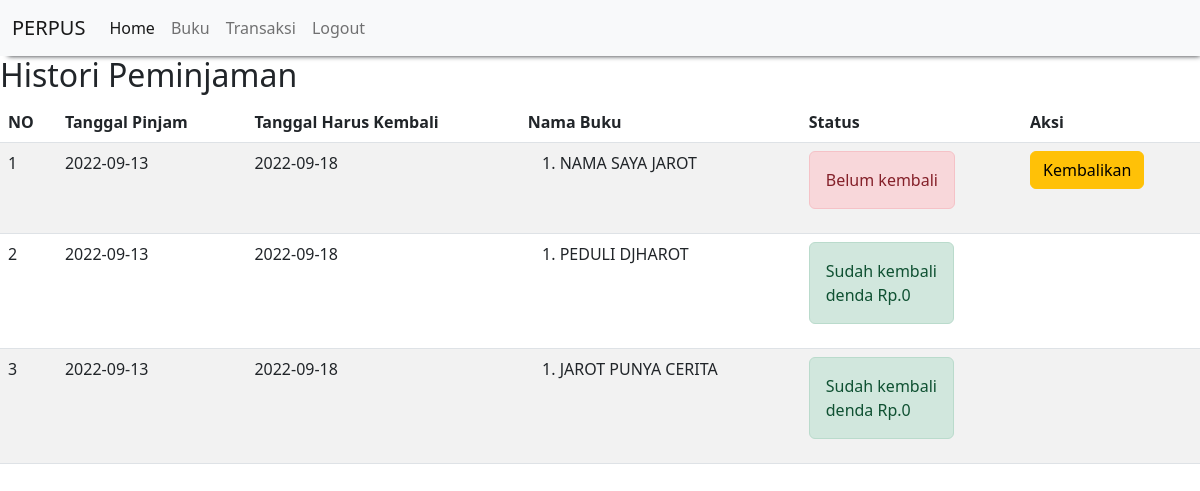
Screenshot of /perpustakaan/histori_peminjaman.php with the database file from the repository.
### tables this page shows
CREATE TABLE `peminjaman_buku` (
  `id_peminjaman_buku` int(11) NOT NULL,
  `id_siswa` int(11) NOT NULL,
  `tanggal_peminjaman` date NOT NULL,
  `tanggal_kembali` date NOT NULL
);

CREATE TABLE `detail_peminjaman_buku` (
  `id_detail_peminjaman_buku` int(11) NOT NULL,
  `id_peminjaman_buku` int(11) NOT NULL,
  `id_buku` int(11) NOT NULL,
  `qty` int(11) NOT NULL
);

CREATE TABLE `buku` (
  `id_buku` int(11) NOT NULL,
  `nama_buku` varchar(120) NOT NULL,
  `deskripsi` varchar(120) NOT NULL,
  `foto` blob NOT NULL
);

CREATE TABLE `pengembalian_buku` (
  `id_pengembalian_buku` int(11) NOT NULL,
  `id_peminjaman_buku` int(11) NOT NULL,
  `tanggal_pengembalian` date NOT NULL,
  `denda` int(11) NOT NULL
);

### perpustakaan/histori_peminjaman.php (the view)
<?php
include "header.php";
?>
<h2>Histori Peminjaman</h2>
<table class="table table-hover table-striped">
    <thead>
        <th>NO</th>
        <th>Tanggal Pinjam</th>
        <th>Tanggal Harus Kembali</th>
        <th>Nama Buku</th>
        <th>Status</th>
        <th>Aksi</th>
    </thead>
    <tbody>
        <?php
        include "conncet.php";
        $qry_histori = mysqli_query($myAdmin, "select * from peminjaman_buku order by id_peminjaman_buku desc");
        $no = 0;
        while ($dt_histori = mysqli_fetch_array($qry_histori)) {
            $no++;
            $buku_dipinjam = "<ol>";
            $qry_buku = mysqli_query($myAdmin, "select * from detail_peminjaman_buku join buku on buku.id_buku=detail_peminjaman_buku.id_buku where id_peminjaman_buku = '" . $dt_histori['id_peminjaman_buku'] . "'");
            while ($dt_buku = mysqli_fetch_array($qry_buku)) {
                $buku_dipinjam .= "<li>" . $dt_buku['nama_buku'] . "</li>";
            }
            $buku_dipinjam .= "</ol>";
            $qry_cek_kembali = mysqli_query($myAdmin, "select * from pengembalian_buku where id_peminjaman_buku = '" . $dt_histori['id_peminjaman_buku'] . "'");
            if (mysqli_num_rows($qry_cek_kembali) > 0) {
                $dt_kembali = mysqli_fetch_array($qry_cek_kembali);
                $denda = "denda Rp." . $dt_kembali['denda'];
                $status_kembali = "<label class='alert alert-success'>Sudah kembali <br>" . $denda . "</label>";
                $button_kembali = "";
            } else {
                $status_kembali = "<label class='alert alert-danger'>Belum kembali</label>";
                $button_kembali = "<a href='kembali.php?id=" . $dt_histori['id_peminjaman_buku'] . "' class='btn btn-warning' onclick='return confirm(\"hello\")'>Kembalikan</a>";
            }
        ?>
            <tr>
                <td><?= $no ?></td>
                <td><?= $dt_histori['tanggal_peminjaman'] ?></td>
                <td><?= $dt_histori['tanggal_kembali'] ?></td>
                <td><?= $buku_dipinjam ?></td>
                <td><?= $status_kembali ?></td>
                <td><?= $button_kembali ?></td>
            </tr>
        <?php
        }
        ?>
    </tbody>
</table>
<?php
include "footer.php";
?>

### perpustakaan/header.php (shortened to what this page needs)
<!DOCTYPE html>
<html lang="en">
<head>
    <link rel="stylesheet" href="css/bootstrap.min.css">
</head>
<body>
    <nav class="navbar navbar-expand-lg navbar-light bg-light" style="box-shadow: 4px 4px 5px -4px;">
        <div class="container-fluid">
            <a class="navbar-brand" href="#">PERPUS</a>
            <div class="collapse navbar-collapse" id="navbarNav">
                <ul class="navbar-nav">
                    <li class="nav-item">
                        <a class="nav-link active" aria-current="page" href="home.php">Home</a>
                    </li>
                    <li class="nav-item">
                        <a class="nav-link" aria-current="page" href="buku.php">Buku</a>
                    </li>
                    <li class="nav-item">
                        <a class="nav-link" aria-current="page" href="histori_peminjaman.php">Transaksi</a>
                    </li>
                    <li class="nav-item">
                        <a class="nav-link" aria-current="page" href="logout.php">Logout</a></a>
                    </li>
                </ul>
            </div>
        </div>
    </nav>
</body>
</html>

### perpustakaan/footer.php (shortened to what this page needs)
</body>
</html>

### rows the page displays
peminjaman_buku: tanggal_peminjaman "2022-09-13", tanggal_kembali "2022-09-18", shows "Belum kembali"
detail_peminjaman_buku: id_buku.nama_buku "NAMA SAYA JAROT"
peminjaman_buku: tanggal_peminjaman "2022-09-13", tanggal_kembali "2022-09-18", pengembalian_buku.denda "denda Rp.0"
detail_peminjaman_buku: id_buku.nama_buku "PEDULI DJHAROT"
peminjaman_buku: tanggal_peminjaman "2022-09-13", tanggal_kembali "2022-09-18", pengembalian_buku.denda "denda Rp.0"
detail_peminjaman_buku: id_buku.nama_buku "JAROT PUNYA CERITA"
